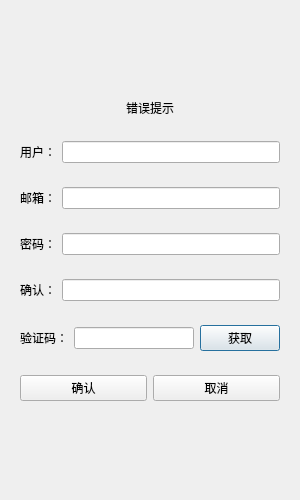
<?xml version="1.0" encoding="UTF-8"?>
<ui version="4.0">
 <class>register_Dialog</class>
 <widget class="QDialog" name="register_Dialog">
  <property name="geometry">
   <rect>
    <x>0</x>
    <y>0</y>
    <width>300</width>
    <height>500</height>
   </rect>
  </property>
  <property name="minimumSize">
   <size>
    <width>300</width>
    <height>500</height>
   </size>
  </property>
  <property name="windowTitle">
   <string>Dialog</string>
  </property>
  <layout class="QVBoxLayout" name="verticalLayout">
   <item>
    <spacer name="verticalSpacer">
     <property name="orientation">
      <enum>Qt::Orientation::Vertical</enum>
     </property>
     <property name="sizeHint" stdset="0">
      <size>
       <width>20</width>
       <height>40</height>
      </size>
     </property>
    </spacer>
   </item>
   <item>
    <widget class="QWidget" name="widget_7" native="true">
     <layout class="QGridLayout" name="gridLayout_5">
      <item row="0" column="0">
       <widget class="QLabel" name="err_tip">
        <property name="text">
         <string>错误提示</string>
        </property>
        <property name="alignment">
         <set>Qt::AlignmentFlag::AlignCenter</set>
        </property>
       </widget>
      </item>
     </layout>
    </widget>
   </item>
   <item>
    <widget class="QWidget" name="widget" native="true">
     <layout class="QGridLayout" name="gridLayout">
      <item row="0" column="1">
       <widget class="QLineEdit" name="user_edit"/>
      </item>
      <item row="0" column="0">
       <widget class="QLabel" name="label">
        <property name="text">
         <string>用户：</string>
        </property>
       </widget>
      </item>
     </layout>
    </widget>
   </item>
   <item>
    <widget class="QWidget" name="widget_2" native="true">
     <layout class="QGridLayout" name="gridLayout_2">
      <item row="0" column="1">
       <widget class="QLineEdit" name="email_edit"/>
      </item>
      <item row="0" column="0">
       <widget class="QLabel" name="label_2">
        <property name="text">
         <string>邮箱：</string>
        </property>
       </widget>
      </item>
     </layout>
    </widget>
   </item>
   <item>
    <widget class="QWidget" name="widget_3" native="true">
     <layout class="QGridLayout" name="gridLayout_3">
      <item row="0" column="0">
       <widget class="QLabel" name="label_3">
        <property name="text">
         <string>密码：</string>
        </property>
       </widget>
      </item>
      <item row="0" column="1">
       <widget class="QLineEdit" name="pass_edit"/>
      </item>
     </layout>
    </widget>
   </item>
   <item>
    <widget class="QWidget" name="widget_4" native="true">
     <layout class="QGridLayout" name="gridLayout_4">
      <item row="0" column="0">
       <widget class="QLabel" name="label_4">
        <property name="text">
         <string>确认：</string>
        </property>
       </widget>
      </item>
      <item row="0" column="1">
       <widget class="QLineEdit" name="confirm_edit"/>
      </item>
     </layout>
    </widget>
   </item>
   <item>
    <widget class="QWidget" name="widget_5" native="true">
     <layout class="QHBoxLayout" name="horizontalLayout">
      <item>
       <widget class="QLabel" name="label_5">
        <property name="text">
         <string>验证码：</string>
        </property>
       </widget>
      </item>
      <item>
       <widget class="QLineEdit" name="verification_edit">
        <property name="minimumSize">
         <size>
          <width>50</width>
          <height>0</height>
         </size>
        </property>
       </widget>
      </item>
      <item>
       <widget class="QPushButton" name="get_code">
        <property name="text">
         <string>获取</string>
        </property>
       </widget>
      </item>
     </layout>
    </widget>
   </item>
   <item>
    <widget class="QWidget" name="widget_6" native="true">
     <layout class="QHBoxLayout" name="horizontalLayout_2">
      <item>
       <widget class="QPushButton" name="confirm_btn">
        <property name="text">
         <string>确认</string>
        </property>
       </widget>
      </item>
      <item>
       <widget class="QPushButton" name="cancel_btn">
        <property name="text">
         <string>取消</string>
        </property>
       </widget>
      </item>
     </layout>
    </widget>
   </item>
   <item>
    <spacer name="verticalSpacer_2">
     <property name="orientation">
      <enum>Qt::Orientation::Vertical</enum>
     </property>
     <property name="sizeHint" stdset="0">
      <size>
       <width>20</width>
       <height>40</height>
      </size>
     </property>
    </spacer>
   </item>
  </layout>
 </widget>
 <resources/>
 <connections/>
</ui>
